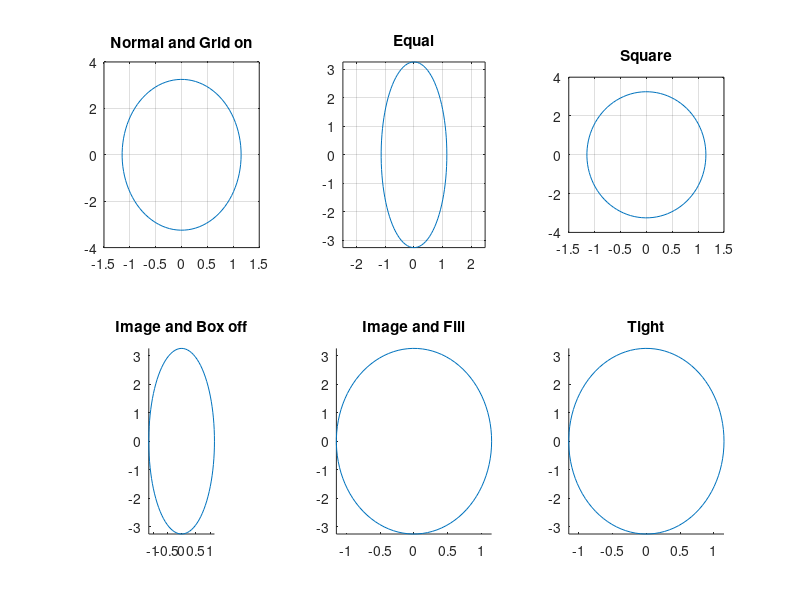

This chart was generated by the following MATLAB code:
t=0:2*pi/99:2*pi;
x=1.15*cos(t);y=3.25*sin(t);  
subplot(2,3,1),plot(x,y),axis normal,%2行3列子图
    grid on,title('Normal and Grid on')  
subplot(2,3,2),plot(x,y),axis equal,
    grid on,title('Equal')  
subplot(2,3,3),plot(x,y),axis square,
    grid on,title('Square')  
subplot(2,3,4),plot(x,y),axis image,
    box off,title('Image and Box off')  
subplot(2,3,5),plot(x,y),axis image fill,
    box off,title('Image and Fill')  
subplot(2,3,6),plot(x,y),axis tight,
    box off,title('Tight')  

